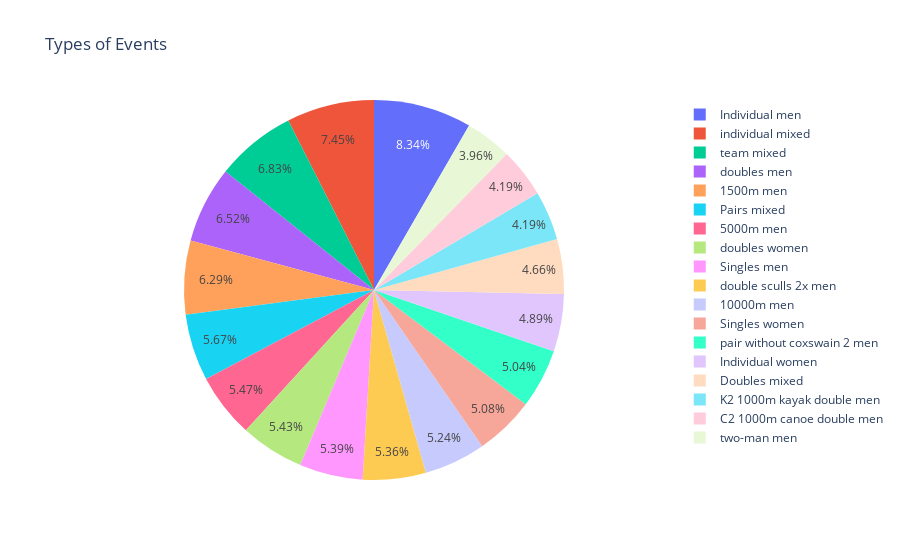

Write notebook code for a chart like this one.
### Code cell
fig = px.pie(df3, values='players', names='event_title', title='Types of Events')
fig.show()

### Figure 1 — Plotly figure (JSON) as saved in the notebook; plotly's stock layout.template omitted (floating-point values rounded to 4 significant figures)
{"data": [{"domain": {"x": [0, 1], "y": [0, 1]}, "hovertemplate": "event_title=%{label}<br>players=%{value}<extra></extra>", "labels": ["Individual men", "individual mixed", "team mixed", "doubles men", "1500m men", "Pairs mixed", "5000m men", "doubles women", "Singles men", "double sculls 2x men", "10000m men", "Singles women", "pair without coxswain 2 men", "Individual women", "Doubles mixed", "K2 1000m kayak double men", "C2 1000m canoe double men", "two-man men"], "legendgroup": "", "name": "", "showlegend": true, "type": "pie", "values": [215, 192, 176, 168, 162, 146, 141, 140, 139, 138, 135, 131, 130, 126, 120, 108, 108, 102]}], "layout": {"legend": {"tracegroupgap": 0}, "title": {"text": "Types of Events"}}}
